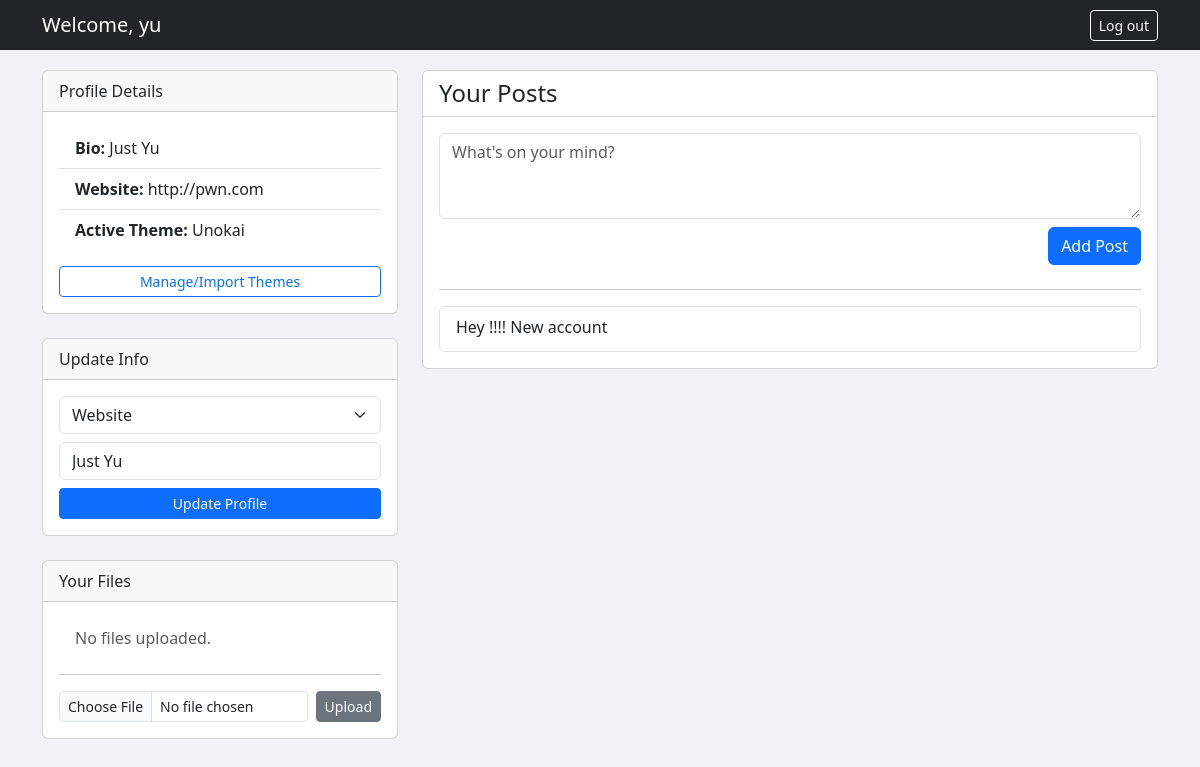
/profile/yu (signed in), run on an earlier commit of the app's database.
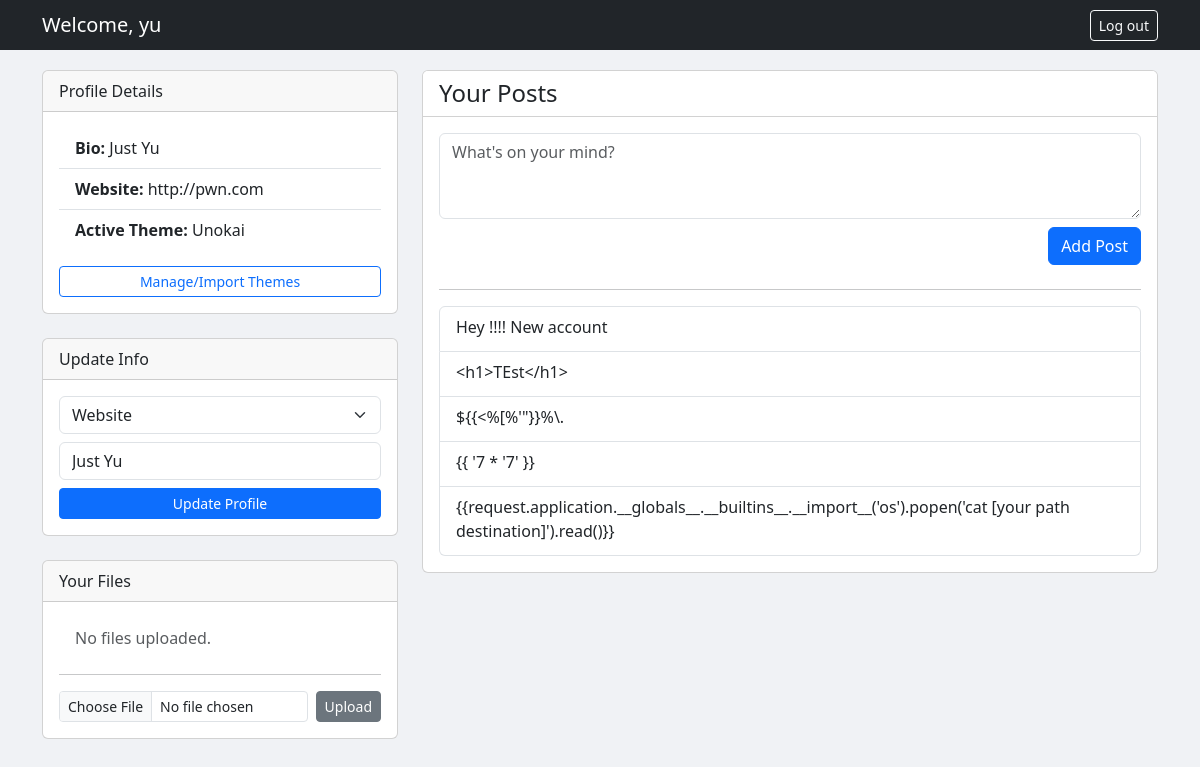
And on a later commit of the database.
### tables this page shows
CREATE TABLE profiles (
        username TEXT PRIMARY KEY,
        bio TEXT,
        website TEXT,
        theme_id INTEGER,
        FOREIGN KEY(username) REFERENCES users(username),
        FOREIGN KEY(theme_id) REFERENCES themes(id)
    );

CREATE TABLE themes (
        id INTEGER PRIMARY KEY AUTOINCREMENT,
        name TEXT UNIQUE,
        owner TEXT,
        color TEXT,
        font TEXT,
        data BLOB,
        FOREIGN KEY(owner) REFERENCES users(username)
    );

CREATE TABLE posts (
        id INTEGER PRIMARY KEY AUTOINCREMENT,
        username TEXT,
        content TEXT,
        FOREIGN KEY(username) REFERENCES users(username)
    );

### app.py (the view, shortened to what this page needs)
@app.route("/profile/<username>", methods=["GET", "POST"])
def profile(username):
    if not session.get("username"):
        flash("Access denied")
        return redirect(url_for("index"))
    profile_data = get_profile(username)
    theme = get_user_theme_obj(username) or {"color": "#eee", "font": "Arial"}
    posts = get_posts_for_user(username)
    user_dir = get_user_home_dir(username)
    files = os.listdir(user_dir) if os.path.exists(user_dir) else []
    themes = list_themes_for_user_or_public(username)
    return render_template(
        "profile.html",
        username=username,
        profile=profile_data,
        posts=posts,
        files=files,
        theme=theme,
        themes=themes,
    )

### db.py (called while the page is built)
def get_db():
    conn = sqlite3.connect(DBNAME)
    conn.row_factory = sqlite3.Row
    return conn

def get_posts_for_user(username):
    db = get_db()
    cursor = db.cursor()
    cursor.execute("SELECT content FROM posts WHERE username = ?", (username,))
    posts = cursor.fetchall()
    db.close()
    return [row["content"] for row in posts]

def get_profile(username):
    db = get_db()
    cursor = db.cursor()
    cursor.execute("SELECT * FROM profiles WHERE username = ?", (username,))
    row = cursor.fetchone()
    db.close()
    return row

def list_themes_for_user_or_public(owner):
    db = get_db()
    cursor = db.cursor()
    cursor.execute("SELECT * FROM themes WHERE owner=? OR owner IS NULL", (owner,))
    themes = cursor.fetchall()
    db.close()
    return themes

def get_user_theme_obj(username):
    db = get_db()
    cursor = db.cursor()
    cursor.execute(
        """SELECT themes.* FROM profiles
           JOIN themes ON profiles.theme_id = themes.id
           WHERE profiles.username=?""",
        (username,),
    )
    row = cursor.fetchone()
    db.close()
    if not row or not row["data"]:
        return None
    theme_obj = safe_unpickle(row["data"])
    theme_obj["name"] = row["name"]
    return theme_obj

### utils.py (called while the page is built)
def get_user_home_dir(username):
    base_dir = "uploads"
    safe_username = re.sub(r"[^a-zA-Z0-9_-]", "", username)
    user_dir = os.path.join(base_dir, safe_username)
    abs_user_dir = os.path.abspath(user_dir)
    abs_base_dir = os.path.abspath(base_dir)
    if not abs_user_dir.startswith(abs_base_dir):
        return abs_base_dir
    return abs_user_dir

def safe_unpickle(data):
    fileobj = data if hasattr(data, "read") else io.BytesIO(data)
    return SUnpickler(fileobj).load()

### templates/profile.html (shortened to what this page needs)
<!doctype html>
<html lang="en">
<head>
  <link href="https://cdn.jsdelivr.net/npm/bootstrap@5.3.0/dist/css/bootstrap.min.css" rel="stylesheet">
</head>
<body>
  <nav class="navbar navbar-dark bg-dark">
    <div class="container">
      <span class="navbar-brand mb-0 h1">Welcome, {{ username }}</span>
      <a href="/" class="btn btn-outline-light btn-sm">Log out</a>
    </div>
  </nav>
  <div class="container">
    <div class="row">
      <div class="col-md-4 mb-4">
        <div class="card mb-4">
          <div class="card-header">Profile Details</div>
          <div class="card-body">
            <ul class="list-group list-group-flush mb-3">
                <li class="list-group-item"><strong>Bio:</strong> {{ profile['bio'] if profile else "Not set" }}</li>
                <li class="list-group-item"><strong>Website:</strong> {{ profile['website'] if profile else "Not set" }}</li>
                <li class="list-group-item"><strong>Active Theme:</strong> {{ theme['name'] if theme and theme['name'] else "Default" }}</li>
            </ul>
            <a href="{{ url_for('theme') }}" class="btn btn-outline-primary btn-sm w-100">Manage/Import Themes</a>
          </div>
        </div>
        <div class="card mb-4">
          <div class="card-header">Update Info</div>
          <div class="card-body">
            <form method="post" action="">
                <div class="input-group mb-2">
                    <select name="field" class="form-select">
                        <option value="website" {% if profile and profile['website'] %}selected{% endif %}>Website</option>
                    </select>
                </div>
                <div class="mb-2">
                    <input name="value" class="form-control" placeholder="Enter new value" value="{% if profile and profile['bio'] %}{{ profile['bio'] }}{% endif %}">
                </div>
                <button type="submit" class="btn btn-primary btn-sm w-100">Update Profile</button>
            </form>
          </div>
        </div>
        <div class="card">
            <div class="card-header">Your Files</div>
            <div class="card-body">
                <ul class="list-group list-group-flush mb-3">
                    {% if not files %}
                        <li class="list-group-item text-muted">No files uploaded.</li>
                    {% endif %}
                </ul>
                <hr>
                <form method="post" enctype="multipart/form-data" action="/upload" class="d-flex gap-2">
                    <input type="file" name="file" class="form-control form-control-sm">
                    <button type="submit" class="btn btn-secondary btn-sm">Upload</button>
                </form>
            </div>
        </div>
      </div>
      <div class="col-md-8">
        <div class="card">
            <div class="card-header bg-white d-flex justify-content-between align-items-center">
                <h4 class="mb-0">Your Posts</h4>
            </div>
            <div class="card-body">
                <form method="post" action="/add_post" class="mb-4">
                    <div class="mb-2">
                        <textarea name="content" class="form-control" rows="3" placeholder="What's on your mind?"></textarea>
                    </div>
                    <div class="text-end">
                        <button type="submit" class="btn btn-primary">Add Post</button>
                    </div>
                </form>
                <hr>
                <div class="list-group">
                    {% for post in posts %}
                      <div class="list-group-item list-group-item-action">
                        <p class="mb-1">{{ post }}</p>
                      </div>
                    {% endfor %}
                </div>
            </div>
        </div>
      </div>
    </div>
  </div>
</body>
</html>

### templates/profile.html (style rules this page uses)
body { background-color: #f0f2f5; }
.navbar { margin-bottom: 20px; }

What changed in the data, as far as the page shows it:
added posts: content "<h1>TEst</h1>"
added posts: content "${{<%[%'\"}}%\\."
added posts: content "{{ '7 * '7' }}"
added posts: content "{{request.application.__globals__.__builtins__.__import__('os').popen('cat [your path destination]').read()}}"
